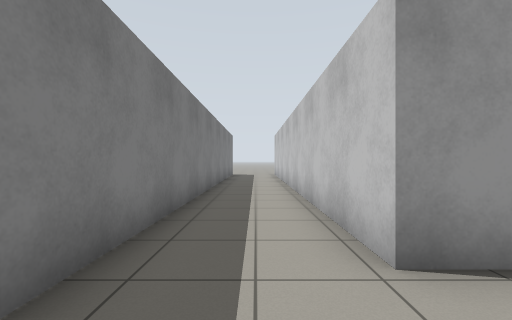
[1] (above)

14 first-person views from a walk through a Gazebo world. The camera is 0.94 m above the floor, looks level and sees 90° across. The floor is counted in squares, 1 m on a side. Each view is taken from the middle of a square. On the plan, view 1 faces up. The plan holds only what a view shows up to about 10 squares ahead; the rest is blank. Surface patterns are stand-ins for the level's own textures.

[2]
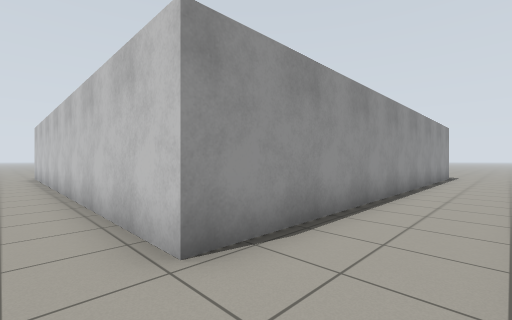

[3]
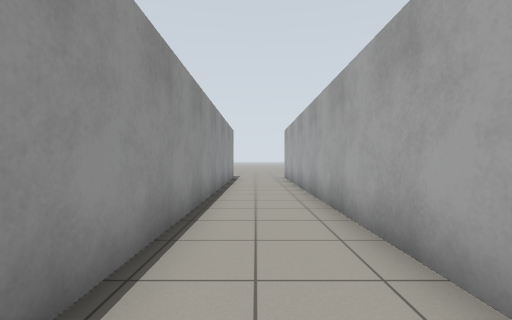

[4]
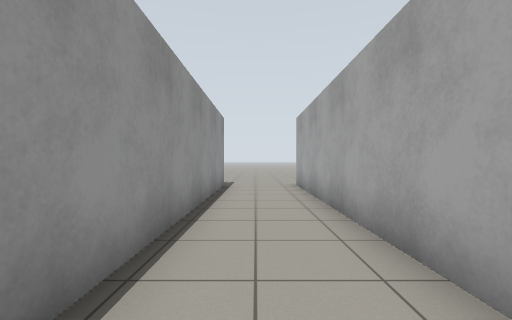

[5]
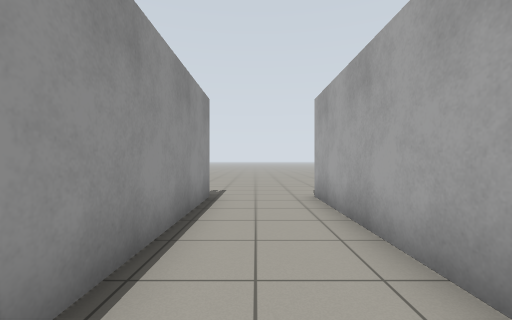

[6]
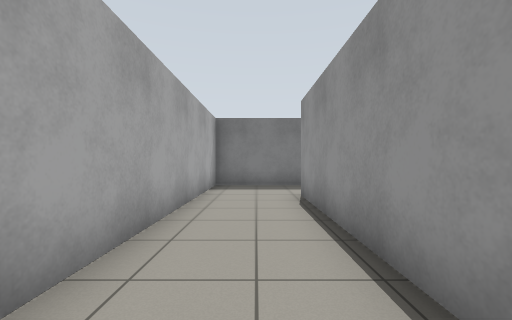

[7]
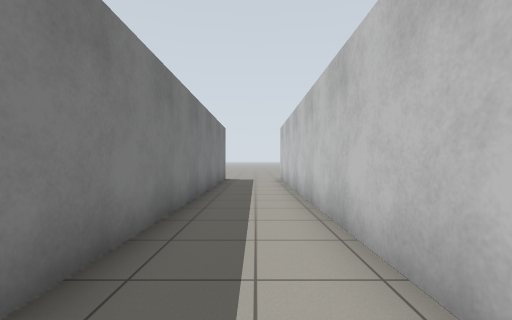

[8]
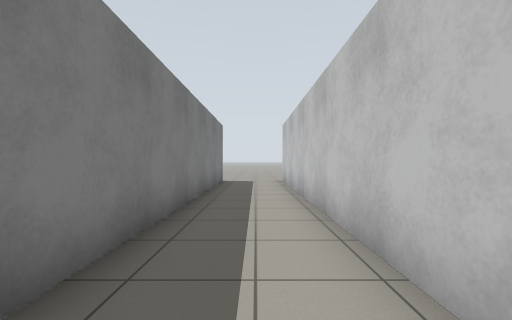

[9]
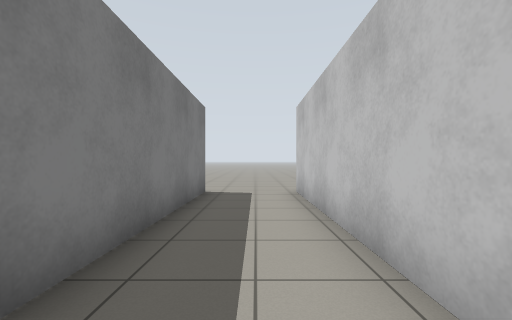

[10]
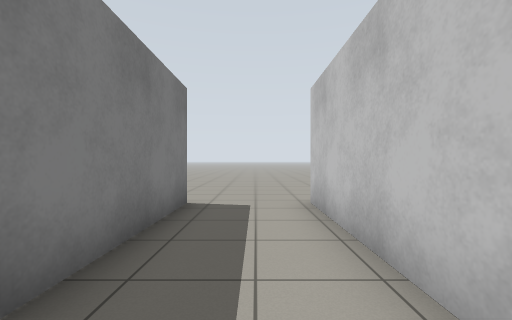

[11]
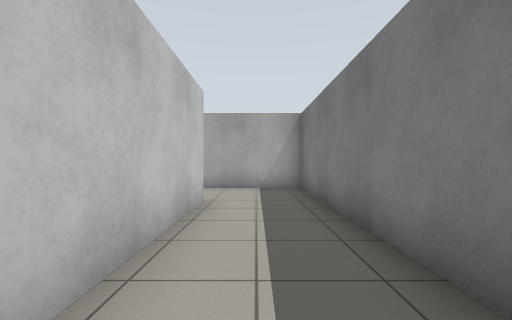

[12]
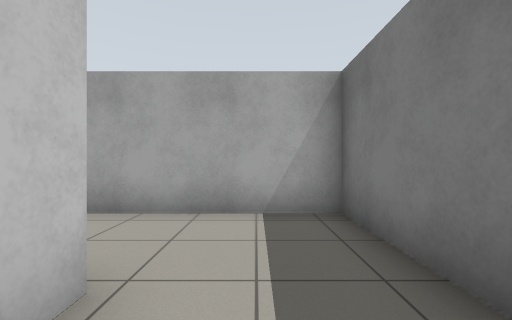

[13]
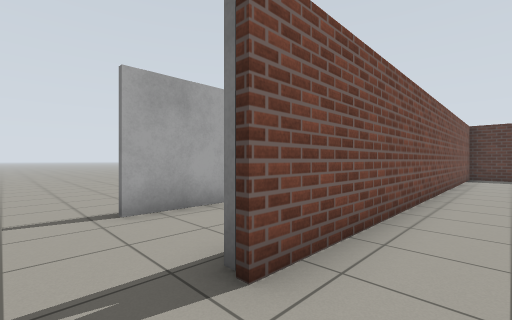

[14]
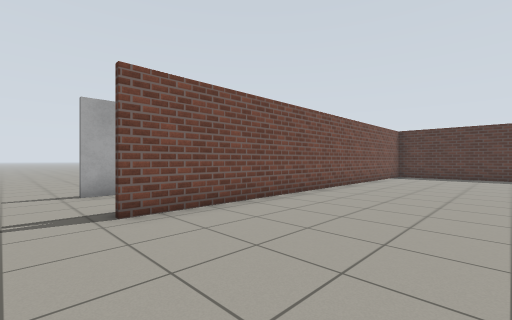

### Floor plan
Points are (right, up) in squares from view 1. A wall is a line through its corners. A room is listed if a view was taken in it or the views show most of it. See-through windows are left out.
Room 1 (views 1, 2, 3, 4, 5, 6, 7, 8, 9, 10, 11, 12)
walls: (-1.5, 16.6) (-1.5, -0.5) (15.6, -0.5); (15.7, 2.6) (15.7, 2.2) (1.2, 2.2) (1.2, 16.6)
ways out: opening at (1, 17.5) to room 2; opening at (16.5, 2) to room 2; opening at (-2, 17.5); opening at (16.5, -1)
Room 2 (views 13, 14)
walls: (4.2, 2.6) (15.7, 2.6)
ways out: opening at (1, 17.5) to room 1; opening at (16.5, 2) to room 1

Where each view was taken, in squares from view 1:
view 1: 0 up, 0 right, facing up
view 2: 0 up, 0 right, facing up-right
view 3: 1 up, 2 right, facing right
view 4: 1 up, 6 right, facing right
view 5: 1 up, 9 right, facing right
view 6: 1 up, 8 right, facing left
view 7: 4 up, 0 right, facing up
view 8: 5 up, 0 right, facing up
view 9: 9 up, 0 right, facing up
view 10: 11 up, 0 right, facing up
view 11: 8 up, 0 right, facing down
view 12: 4 up, 0 right, facing down
view 13: 4 up, 17 right, facing down-left
view 14: 7 up, 17 right, facing down-left
